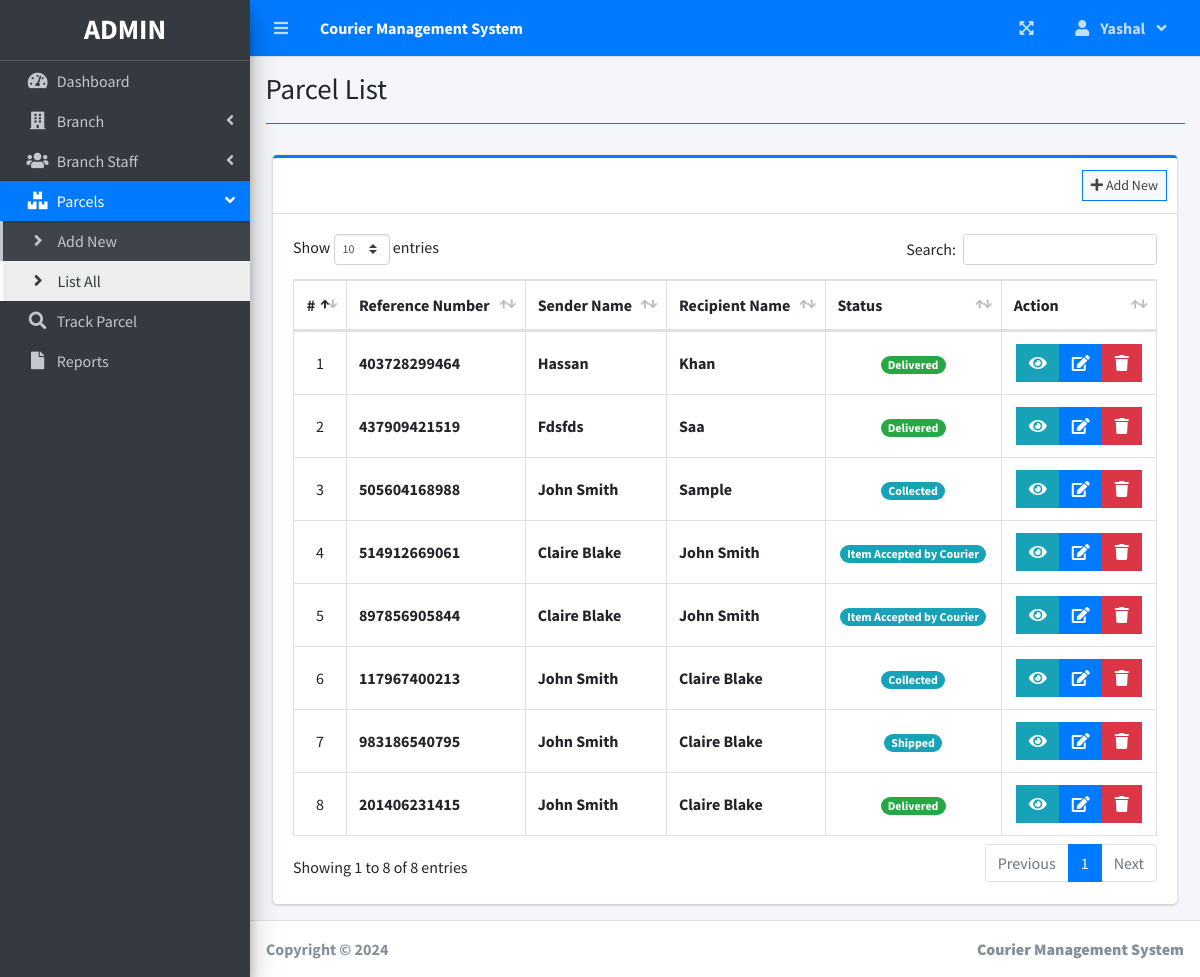
The page /admin/index.php?page=parcel_list (signed in) on the database its author committed.
### tables this page shows
CREATE TABLE `parcels` (
  `id` int(30) NOT NULL,
  `reference_number` varchar(100) NOT NULL,
  `sender_name` text NOT NULL,
  `sender_address` text NOT NULL,
  `sender_contact` text NOT NULL,
  `recipient_name` text NOT NULL,
  `recipient_address` text NOT NULL,
  `recipient_contact` text NOT NULL,
  `type` int(1) NOT NULL COMMENT '1 = Deliver, 2=Pickup',
  `from_branch_id` varchar(30) NOT NULL,
  `to_branch_id` varchar(30) NOT NULL,
  `weight` varchar(100) NOT NULL,
  `height` varchar(100) NOT NULL,
  `width` varchar(100) NOT NULL,
  `length` varchar(100) NOT NULL,
  `price` float NOT NULL,
  `status` int(2) NOT NULL DEFAULT 0,
  `date_created` datetime NOT NULL DEFAULT current_timestamp()
);

### admin/parcel_list.php (the view, shortened to what this page needs)
<?php include'db_connect.php' ?>
<div class="col-lg-12">
	<div class="card card-outline card-primary">
		<div class="card-header">
			<div class="card-tools">
				<a class="btn btn-block btn-sm btn-default btn-flat border-primary " href="./index.php?page=new_parcel"><i class="fa fa-plus"></i> Add New</a>
			</div>
		</div>
		<div class="card-body">
			<table class="table tabe-hover table-bordered" id="list">
				<!-- <colgroup>
					<col width="5%">
					<col width="15%">
					<col width="25%">
					<col width="25%">
					<col width="15%">
				</colgroup> -->
				<thead>
					<tr>
						<th class="text-center">#</th>
						<th>Reference Number</th>
						<th>Sender Name</th>
						<th>Recipient Name</th>
						<th>Status</th>
						<th>Action</th>
					</tr>
				</thead>
				<tbody>
					<?php
					$i = 1;
					$where = "";
					$qry = $conn->query("SELECT * from parcels $where order by  unix_timestamp(date_created) desc ");
					while($row= $qry->fetch_assoc()):
					?>
					<tr>
						<td class="text-center"><?php echo $i++ ?></td>
						<td><b><?php echo ($row['reference_number']) ?></b></td>
						<td><b><?php echo ucwords($row['sender_name']) ?></b></td>
						<td><b><?php echo ucwords($row['recipient_name']) ?></b></td>
						<td class="text-center">
							<?php
							switch ($row['status']) {
								case '1':
									echo "<span class='badge badge-pill badge-info'> Collected</span>";
									break;
								case '2':
									echo "<span class='badge badge-pill badge-info'> Shipped</span>";
									break;
								case '7':
									echo "<span class='badge badge-pill badge-success'>Delivered</span>";
									break;
								default:
									echo "<span class='badge badge-pill badge-info'> Item Accepted by Courier</span>";
									break;
							}
							?>
						</td>
						<td class="text-center">
		                    <div class="btn-group">
		                    	<button type="button" class="btn btn-info btn-flat view_parcel" data-id="<?php echo $row['id'] ?>">
		                          <i class="fas fa-eye"></i>
		                        </button>
		                        <a href="index.php?page=edit_parcel&id=<?php echo $row['id'] ?>" class="btn btn-primary btn-flat ">
		                          <i class="fas fa-edit"></i>
		                        </a>
		                        <button type="button" class="btn btn-danger btn-flat delete_parcel" data-id="<?php echo $row['id'] ?>">
		                          <i class="fas fa-trash"></i>
		                        </button>
	                      </div>
						</td>
					</tr>
				<?php endwhile; ?>
				</tbody>
			</table>
		</div>
	</div>
</div>

### admin/index.php (shortened to what this page needs)
<!DOCTYPE html>
<html lang="en">
<?php
	include 'header.php'
?>
<body class="hold-transition sidebar-mini layout-fixed layout-navbar-fixed layout-footer-fixed">
<div class="wrapper">
  <?php include 'topbar.php' ?>
  <?php include 'sidebar.php' ?>
  <div class="content-wrapper">
    <div class="content-header">
      <div class="container-fluid">
        <div class="row mb-2">
          <div class="col-sm-6">
            <h1 class="m-0"><?php echo $title ?></h1>
          </div>
        </div>
            <hr class="border-primary">
      </div>
    </div>
    <section class="content">
      <div class="container-fluid">
         <?php
            $page = isset($_GET['page']) ? $_GET['page'] : 'home';
            if(!file_exists($page.".php")){
                include '404.html';
            }else{
            include $page.'.php';
            }
          ?>
      </div>
    </section>
  </div>
  <footer class="main-footer">
    <strong>Copyright &copy; 2024
    <div class="float-right d-none d-sm-inline-block">
      <b><?php echo $_SESSION['system']['name'] ?></b>
    </div>
  </footer>
</div>
</body>
</html>

### admin/header.php (shortened to what this page needs)
<head>
  <?php
  $title = isset($_GET['page']) ? ucwords(str_replace("_", ' ', $_GET['page'])) : "Home";
  $title = str_replace("Persons Companies","Persons/Companies",$title);
  ?>
  <link rel="stylesheet" href="assets/plugins/fontawesome-free/css/all.min.css">
  <link rel="stylesheet" href="assets/plugins/overlayScrollbars/css/OverlayScrollbars.min.css">
  <link rel="stylesheet" href="assets/plugins/datatables-bs4/css/dataTables.bootstrap4.min.css">
  <link rel="stylesheet" href="assets/plugins/datatables-responsive/css/responsive.bootstrap4.min.css">
  <link rel="stylesheet" href="assets/plugins/datatables-buttons/css/buttons.bootstrap4.min.css">
  <link rel="stylesheet" href="assets/plugins/select2/css/select2.min.css">
  <link rel="stylesheet" href="assets/plugins/select2-bootstrap4-theme/select2-bootstrap4.min.css">
  <link rel="stylesheet" href="assets/plugins/sweetalert2-theme-bootstrap-4/bootstrap-4.min.css">
  <link rel="stylesheet" href="assets/plugins/toastr/toastr.min.css">
  <link rel="stylesheet" href="assets/plugins/dropzone/min/dropzone.min.css">
  <link rel="stylesheet" href="assets/dist/css/jquery.datetimepicker.min.css">
  <link rel="stylesheet" href="assets/plugins/icheck-bootstrap/icheck-bootstrap.min.css">
  <link rel="stylesheet" href="assets/plugins/bootstrap4-toggle/css/bootstrap4-toggle.min.css">
  <link rel="stylesheet" href="assets/dist/css/adminlte.min.css">
  <link rel="stylesheet" href="assets/dist/css/styles.css">
  <link rel="stylesheet" href="assets/plugins/summernote/summernote-bs4.min.css">
</head>

### admin/topbar.php (shortened to what this page needs)
<nav class="main-header navbar navbar-expand navbar-primary navbar-dark ">
  <ul class="navbar-nav">
    <?php if(isset($_SESSION['login_id'])): ?>
    <li class="nav-item">
      <a class="nav-link" data-widget="pushmenu" href="" role="button"><i class="fas fa-bars"></i></a>
    </li>
  <?php endif; ?>
    <li>
      <a class="nav-link text-white"  href="./" role="button"> <large><b><?php echo $_SESSION['system']['name'] ?></b></large></a>
    </li>
  </ul>
  <ul class="navbar-nav ml-auto">
    <li class="nav-item">
      <a class="nav-link" data-widget="fullscreen" href="#" role="button">
        <i class="fas fa-expand-arrows-alt"></i>
      </a>
    </li>
   <li class="nav-item dropdown">
          <a class="nav-link"  data-toggle="dropdown" aria-expanded="true" href="javascript:void(0)">
            <span>
              <div class="d-felx badge-pill">
                <span class="fa fa-user mr-2"></span>
                <span><b><?php echo ucwords($_SESSION['login_firstname']) ?></b></span>
                <span class="fa fa-angle-down ml-2"></span>
              </div>
            </span>
          </a>
    </li>
  </ul>
</nav>

### admin/sidebar.php (shortened to what this page needs)
<aside class="main-sidebar sidebar-dark-primary elevation-4">
  <div class="dropdown">
 	<a href="./" class="brand-link">
      <?php if($_SESSION['login_type'] == 1): ?>
      <h3 class="text-center p-0 m-0"><b>ADMIN</b></h3>
      <?php else: ?>
      <h3 class="text-center p-0 m-0"><b>STAFF</b></h3>
      <?php endif; ?>
  </a>
  </div>
  <div class="sidebar pb-4 mb-4">
    <nav class="mt-2">
      <ul class="nav nav-pills nav-sidebar flex-column nav-flat" data-widget="treeview" role="menu" data-accordion="false">
        <li class="nav-item dropdown">
          <a href="./" class="nav-link nav-home">
            <i class="nav-icon fas fa-tachometer-alt"></i>
            <p>
              Dashboard
            </p>
          </a>
        </li>
        <?php if($_SESSION['login_type'] == 1): ?>
        <li class="nav-item">
          <a href="#" class="nav-link nav-edit_branch">
            <i class="nav-icon fas fa-building"></i>
            <p>
              Branch
              <i class="right fas fa-angle-left"></i>
            </p>
          </a>
        </li>
        <li class="nav-item">
          <a href="#" class="nav-link nav-edit_staff">
            <i class="nav-icon fas fa-users"></i>
            <p>
              Branch Staff
              <i class="right fas fa-angle-left"></i>
            </p>
          </a>
        </li>
      <?php endif; ?>
        <li class="nav-item">
          <a href="#" class="nav-link nav-edit_parcel">
            <i class="nav-icon fas fa-boxes"></i>
            <p>
              Parcels
              <i class="right fas fa-angle-left"></i>
            </p>
          </a>
          <ul class="nav nav-treeview">
            <li class="nav-item">
              <a href="./index.php?page=new_parcel" class="nav-link nav-new_parcel tree-item">
                <i class="fas fa-angle-right nav-icon"></i>
                <p>Add New</p>
              </a>
            </li>
            <li class="nav-item">
              <a href="./index.php?page=parcel_list" class="nav-link nav-parcel_list nav-sall tree-item">
                <i class="fas fa-angle-right nav-icon"></i>
                <p>List All</p>
              </a>
            </li>
          </ul>
        </li>
         <li class="nav-item dropdown">
          <a href="./index.php?page=track" class="nav-link nav-track">
            <i class="nav-icon fas fa-search"></i>
            <p>
              Track Parcel
            </p>
          </a>
        </li>
         <li class="nav-item dropdown">
          <a href="./index.php?page=reports" class="nav-link nav-reports">
            <i class="nav-icon fas fa-file"></i>
            <p>
              Reports
            </p>
          </a>
        </li>
      </ul>
    </nav>
  </div>
</aside>

### admin/parcel_list.php (style rules this page uses)
table td { vertical-align: middle !important; }

### rows shown on the page
parcels: reference_number "403728299464", sender_name "Hassan", recipient_name "Khan", status "Delivered"
parcels: reference_number "437909421519", sender_name "Fdsfds", recipient_name "Saa", status "Delivered"
parcels: reference_number "505604168988", sender_name "John Smith", recipient_name "Sample", status "Collected"
parcels: reference_number "514912669061", sender_name "Claire Blake", recipient_name "John Smith", status "Item Accepted by Courier"
parcels: reference_number "897856905844", sender_name "Claire Blake", recipient_name "John Smith", status "Item Accepted by Courier"
parcels: reference_number "117967400213", sender_name "John Smith", recipient_name "Claire Blake", status "Collected"
parcels: reference_number "983186540795", sender_name "John Smith", recipient_name "Claire Blake", status "Shipped"
parcels: reference_number "201406231415", sender_name "John Smith", recipient_name "Claire Blake", status "Delivered"

### other values the page prints
$_SESSION['system']['name'] "Courier Management System"
$_SESSION['login_firstname'] "Yashal"
$title "Parcel List"
